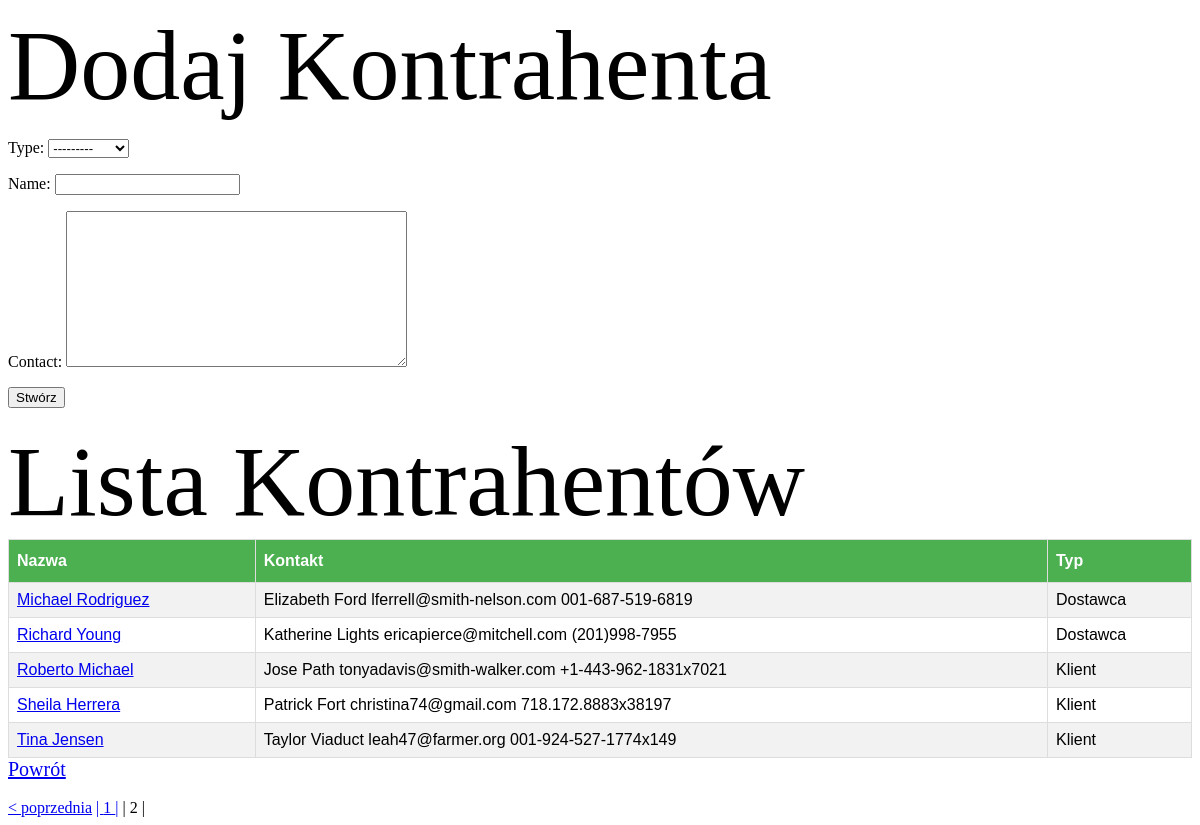
Page /contractors/?page=2 on the committed database.
### FPP/models.py (models this page shows, shortened)
class Contractor(models.Model):
    type = models.FloatField(choices=CONTRACTORTYPE)
    name = models.CharField(max_length=256)
    contact = models.TextField()
    debt = models.FloatField(default=0)

### FPP/views.py (the view, shortened to what this page needs)
# urls.py: path('contractors/', ContractorsCreate.as_view()),
class ContractorsCreate(View):
    def get(self, request):
        contractors_list = Contractor.objects.order_by('name')
        form = ContractorForm()
        paginator = Paginator(contractors_list, 5)
        page = request.GET.get("page", 1)
        try:
            contractors = paginator.page(page)
        except PageNotAnInteger:
            contractors = paginator.page(1)
        except EmptyPage:
            contractors = paginator.page(paginator.num_pages)
        return render(request, "contractors.html", {"form": form,
                                                    "contractors": contractors})

### FPP/forms.py
class ContractorForm(forms.ModelForm):
    class Meta:
        model = Contractor
        exclude = ["debt"]

### templates/contractors.html (shortened to what this page needs)
<span style="font-size:100px;">Dodaj Kontrahenta</span><br>
<form method="POST">
    {{ form.as_p }}
    <input type="submit" value="Stwórz">
</form>
<span style="font-size:100px;">Lista Kontrahentów</span><br>
<table id="customers">
        <tr>
            <th>Nazwa</th><th>Kontakt</th><th>Typ</th>
        </tr>
        <tr>{% for cont in contractors %}
            <td><a href="/contractor/{{ cont.id }}">{{ cont.name }}</a></td><td>{{ cont.contact }}</td><td>{{ cont.get_type_display }}</td>
        </tr>{% endfor %}
</table>
<a href="/" style="font-size: 20px;">Powrót</a><br>
        {% if contractors.has_other_pages %}
            {% if contractors.has_previous %}
                <a href="?page={{ contractors.previous_page_number }}">< poprzednia</a>
            {% endif %}
            {% for i in contractors.paginator.page_range %}
                {% if contractors.number == i %}
                    <span>|  {{ i }}  |</span>
                {% else %}
                    <a href="?page={{ i }}">|  {{ i }}  |</a>
                {% endif %}
            {% endfor %}
        {% endif %}

### templates/contractors.html (style rules this page uses)
#customers { font-family: "Trebuchet MS", Arial, Helvetica, sans-serif; border-collapse: collapse; width: 100%; }
#customers td, #customers th { border: 1px solid #ddd; padding: 8px; }
#customers tr:nth-child(even) { background-color: #f2f2f2; }
#customers th { padding-top: 12px; padding-bottom: 12px; text-align: left; background-color: #4CAF50; color: white; }

### rows in the picture
Contractor: name "Michael Rodriguez", contact "Elizabeth Ford lferrell@smith-nelson.com 001-687-519-6819", type "Dostawca"
Contractor: name "Richard Young", contact "Katherine Lights ericapierce@mitchell.com (201)998-7955", type "Dostawca"
Contractor: name "Roberto Michael", contact "Jose Path tonyadavis@smith-walker.com +1-443-962-1831x7021", type "Klient"
Contractor: name "Sheila Herrera", contact "Patrick Fort christina74@gmail.com 718.172.8883x38197", type "Klient"
Contractor: name "Tina Jensen", contact "Taylor Viaduct leah47@farmer.org 001-924-527-1774x149", type "Klient"

### other values in the picture
{{ i }} "1"
{{ i }} "2"
